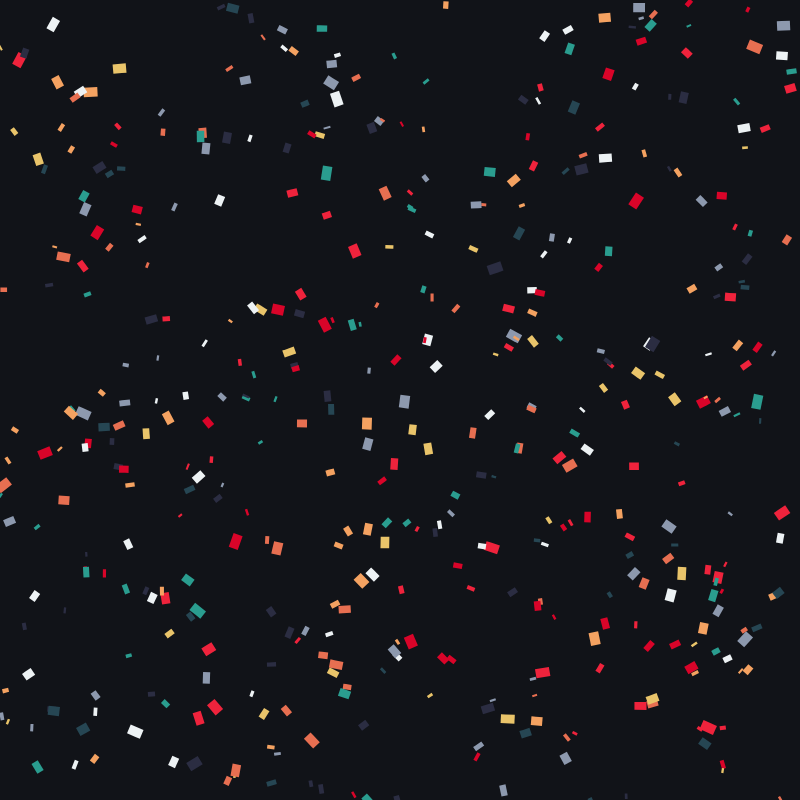
Frame 1 (no input)
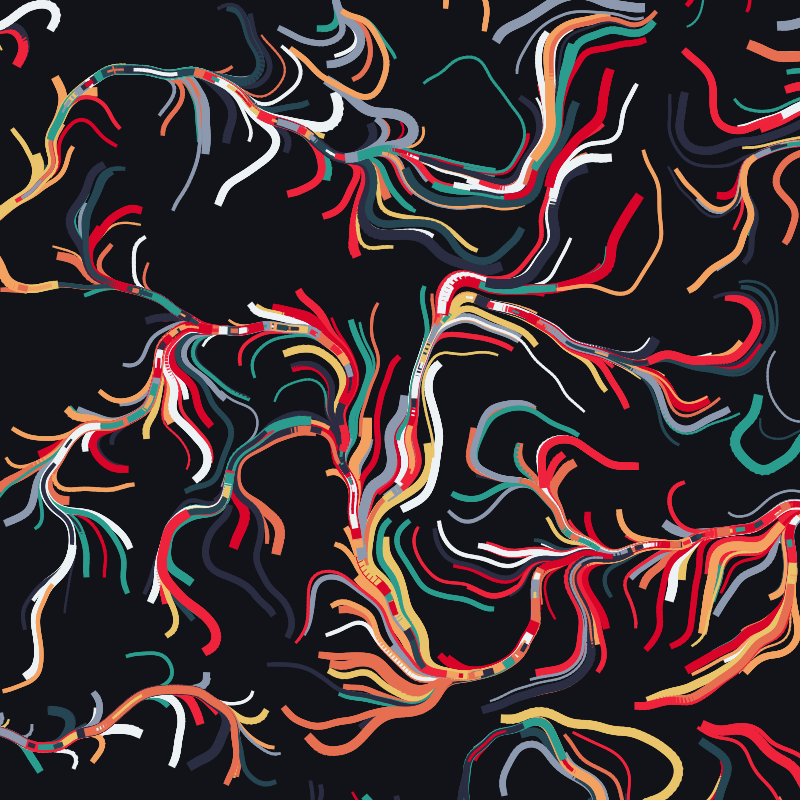
Frame 60 (no input)
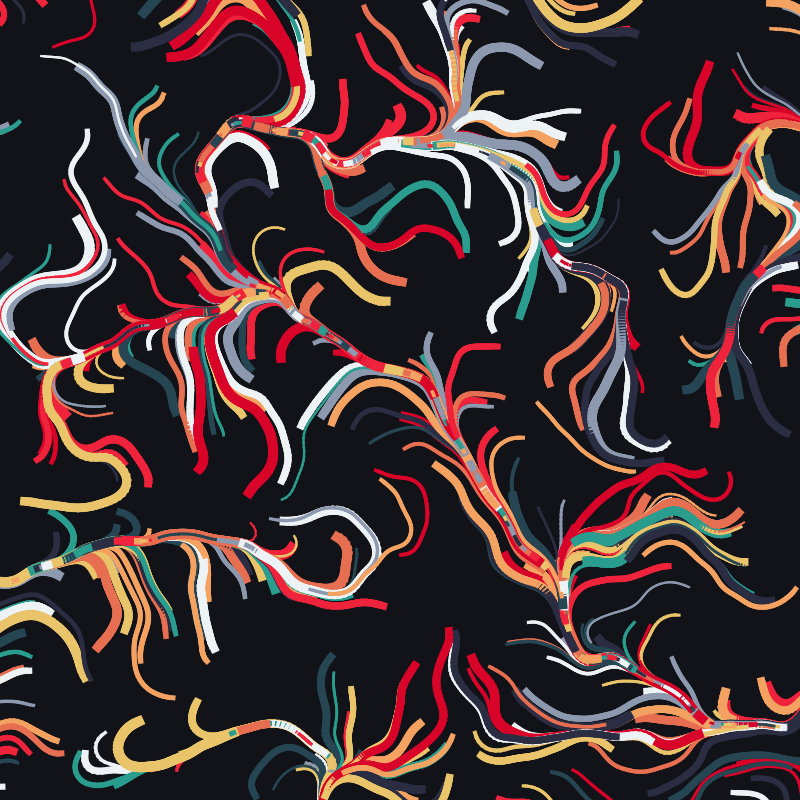
Frame 120 (the mouse pressed at the canvas centre since frame 60)

The p5.js sketch that drew these frames (run headless with seeded random() and noise() and a simulated clock; from frame 60 on, the mouse is pressed at the canvas centre):

// p5.js sketch
// ── sketch.js
// Inspiração: Fidenza / Flow Fields de Tyler Hobbs
const PALETTE = [
  '#2b2d42', '#8d99ae', '#edf2f4', '#ef233c', '#d90429',
  '#f4a261', '#e76f51', '#2a9d8f', '#e9c46a', '#264653'
];

let particles = [];
const NUM_PARTICLES = 450;
const NOISE_SCALE = 0.005;
const MAX_STEPS = 90;

function setup() {
  createCanvas(800, 800);
  background('#111318');
  initFlow();
}

function initFlow() {
  background('#111318');
  noiseSeed(int(random(999999)));
  particles = [];

  for (let i = 0; i < NUM_PARTICLES; i++) {
    particles.push({
      x: random(width),
      y: random(height),
      color: random(PALETTE),
      weight: random(2, 10),
      alpha: random(180, 240),
      steps: 0,
      stepSize: random(2, 5)
    });
  }
}

function draw() {
  let active = false;

  for (let p of particles) {
    if (p.steps < MAX_STEPS) {
      active = true;

      // Ângulo derivado do Perlin Noise
      let angle = noise(p.x * NOISE_SCALE, p.y * NOISE_SCALE) * TWO_PI * 2.5;

      let nextX = p.x + cos(angle) * p.stepSize;
      let nextY = p.y + sin(angle) * p.stepSize;

      // Traçado da fita
      stroke(p.color);
      strokeWeight(p.weight);
      strokeCap(PROJECT);
      line(p.x, p.y, nextX, nextY);

      p.x = nextX;
      p.y = nextY;
      p.steps++;
    }
  }

  // Interrompe o loop quando o desenho estiver completo
  if (!active) {
    noLoop();
  }
}

function mousePressed() {
  loop();
  initFlow();
}

// ── style.css
html, body {
  margin: 0;
  padding: 0;
  background-color: #0b0c10;
  display: flex;
  justify-content: center;
  align-items: center;
  min-height: 100vh;
}

canvas {
  display: block;
  box-shadow: 0 10px 30px rgba(0, 0, 0, 0.5);
}
